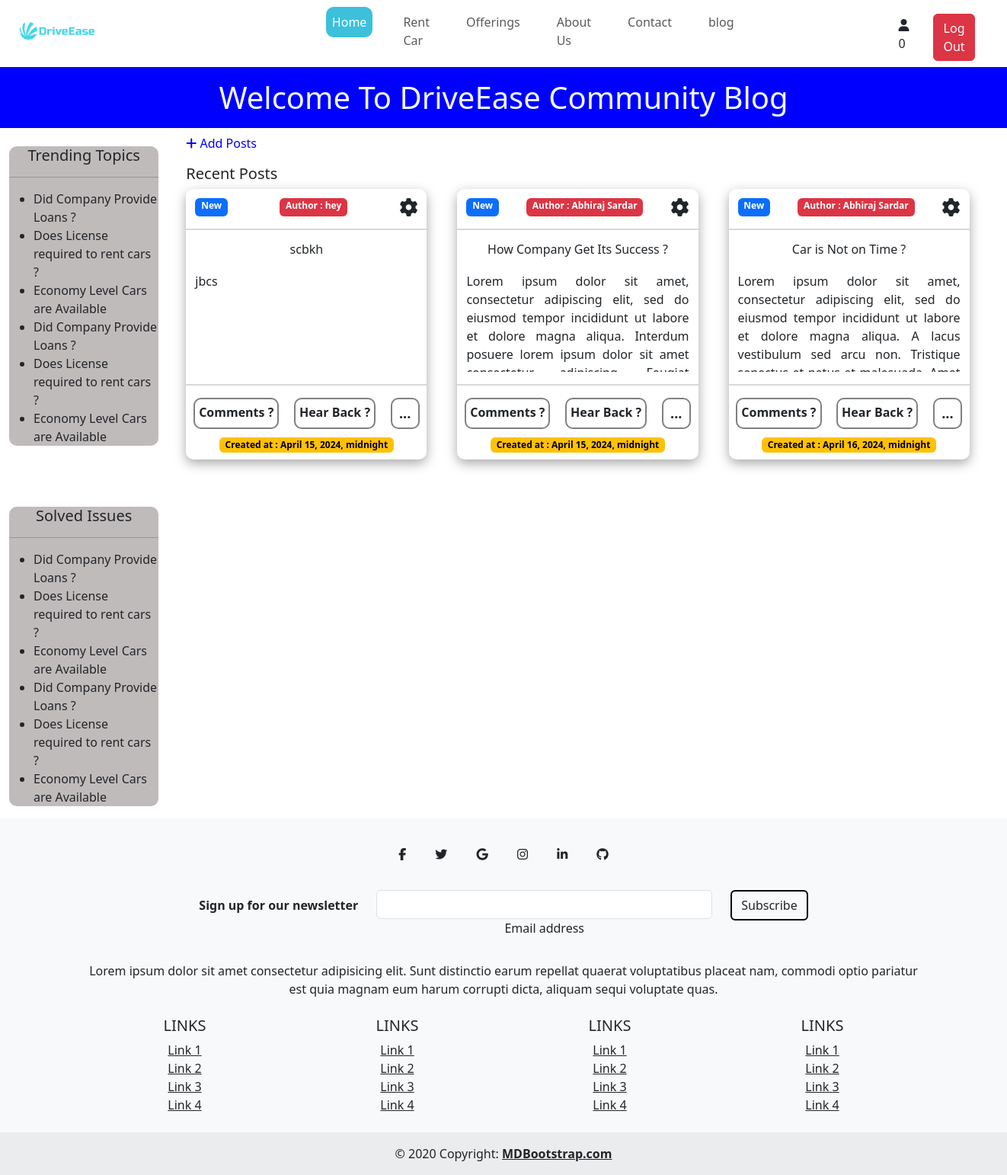
Page /user/blog/ on the committed database.
### blog/models.py (models this page shows)
class Blog(models.Model):
    author=models.CharField(max_length=20)
    topic=models.CharField(max_length=50)
    desc=models.CharField(max_length=300)
    today=models.DateTimeField(default=date.today())

### blog/views.py (the view)
# urls.py: path("user/blog/",views.userblog,name="userblog")
def userblog(request):
    user=context.username
    posts=Blog.objects.all()
    posts_list=posts.values()
    return render(request,"blogpost.html",{"userstate":1,"user":user,"posts":posts_list})

### Templates/blogpost.html (shortened to what this page needs)
<!DOCTYPE html>
<html lang="en">
<head>
    {%load static%}
    <link rel="stylesheet" href="{%static 'index1.css'%}">
    <link rel="stylesheet" href="{%static 'blogpost.css'%}">
    <link href="https://cdn.jsdelivr.net/npm/bootstrap@5.3.3/dist/css/bootstrap.min.css" rel="stylesheet"
>
    <link rel="stylesheet" href="https://cdnjs.cloudflare.com/ajax/libs/font-awesome/6.5.2/css/all.min.css"
 />
</head>
<body>
    {% if not userstate%}
      <script>
        location.href="/";
      </script>
    {%else%}
    <nav class="navbar navbar-expand-lg ">
        <div class="container-fluid">
            <img src="{%static 'Logo.png'%}" height="60" width="150" style="margin-bottom: 12px;">
          <div class="collapse navbar-collapse" id="navbarNav">
            <ul class="navbar-nav navbar-content">
                <li class="nav-item item1">
                    <a class="nav-link active " aria-current="page" href="#" style="color: #34c9e7"></a>
                  </li>
              <li class="nav-item home">
                <a class="nav-link active " aria-current="page" href="/userHome" style="color: #fff;background-color:#3dc0da;border-radius:10px;">Home</a>
              </li>
              <li class="nav-item">
                <a class="nav-link" href="/user/rentcar">Rent Car</a>
              </li>
              <li class="nav-item">
                <a class="nav-link" href="/user/offers">Offerings</a>
              </li>
              <li class="nav-item">
                <a class="nav-link" href="/user/about" >About Us</a>
              </li>
              <li class="nav-item">
                <a class="nav-link" href="/user/contact" >Contact</a>
              </li>
              <li class="nav-item">
                <a class="nav-link" href="/user/blog" >blog</a>
              </li>
              <li class="nav-item btn1"style="margin-left:8rem;">
                <a class="nav-link" ></a>
              </li>
              <li class="nav-item login-signup-btns" style="margin-top:12px;">
                <i class="fa-solid fa-user"></i>
                <span>{{user}}</span>
              </li>
              <li class="nav-item" style="margin-top:9px;">
                <a href="/"><button class="btn btn-danger">Log Out</button></a>
              </li>
            </ul>
          </div>
        </div>
      </nav>
      {%endif%}
      {%block content%}
    <header>
        <h1>Welcome To DriveEase Community Blog</h1>
    </header>
    <div class="container-fluid">
        <div class="row">
            <div class="col-2 leftside-trending-topics">
                <div class="trending-posts">
                    <h5 style="text-align: center;">Trending Topics</h5>
                    <hr>
                    <ul>
                        <li>Did Company Provide Loans ?</li>
                        <li>Does License required to rent cars ?</li>
                        <li>Economy Level Cars are Available</li>
                        <li>Did Company Provide Loans ?</li>
                        <li>Does License required to rent cars ?</li>
                        <li>Economy Level Cars are Available</li>
                    </ul>
                </div>
                <div class="solved-issues">
                    <h5 style="text-align: center;">Solved Issues</h5>
                    <hr>
                    <ul>
                        <li>Did Company Provide Loans ?</li>
                        <li>Does License required to rent cars ?</li>
                        <li>Economy Level Cars are Available</li>
                        <li>Did Company Provide Loans ?</li>
                        <li>Does License required to rent cars ?</li>
                        <li>Economy Level Cars are Available</li>
                    </ul>
                </div>
            </div>
            <div class="col-10 posts">
                <div class="container post-actions">
                    <span data-bs-toggle="modal" data-bs-target="#exampleModal"> <i class="fa-solid fa-plus"></i> Add
                        Posts</span>
                </div>
                <div class="container all-posts">
                    <h5>Recent Posts</h5>
                    <div class="post-list">
                        {% for post in posts %}
                        <div class="postcard">
                            <div class="post-header">
                                <span class="badge text-bg-primary">New</span>
                                <span class="badge text-bg-danger">Author : {{post.author}}</span>
                                <i class="fa-solid fa-gear"></i>
                            </div>
                            <hr style="border:1px solid rgb(107, 105, 105);">
                            <div class="post-body">
                                <h6 style="text-align: center;">{{post.topic}}</h6>
                                <p>{{post.desc}}</p>
                            </div>
                            <hr style="border:1px solid rgb(107, 105, 105);">
                            <div class="post-questions">
                                <span class="q1">Comments ?</span>
                                <span class="q1">Hear Back ?</span>
                                <span class="q1">...</span>
                            </div>
                            <div class="post-date" style="text-align: center;"><span
                                    class="badge text-bg-warning">Created at : {{post.today}}</span></div>
                        </div>
                        {% endfor %}
                    </div>
                </div>
            </div>
        </div>
    </div>
    {%endblock%}
    <footer class="bg-body-tertiary text-center " >
        <div class="container p-4">
          <section class="mb-4">
            <a data-mdb-ripple-init class="btn btn-outline btn-floating m-1" href="#!" role="button"
              ><i class="fab fa-facebook-f"></i
            ></a>
            <a data-mdb-ripple-init class="btn btn-outline btn-floating m-1" href="#!" role="button"
              ><i class="fab fa-twitter"></i
            ></a>
            <a data-mdb-ripple-init class="btn btn-outline btn-floating m-1" href="#!" role="button"
              ><i class="fab fa-google"></i
            ></a>
            <a data-mdb-ripple-init class="btn btn-outline btn-floating m-1" href="#!" role="button"
              ><i class="fab fa-instagram"></i
            ></a>
            <a data-mdb-ripple-init class="btn btn-outline btn-floating m-1" href="#!" role="button"
              ><i class="fab fa-linkedin-in"></i
            ></a>
            <a data-mdb-ripple-init class="btn btn-outline btn-floating m-1" href="#!" role="button"
              ><i class="fab fa-github"></i
            ></a>
          </section>
          <section class="">
            <form action="">
              <div class="row d-flex justify-content-center">
                <div class="col-auto">
                  <p class="pt-2">
                    <strong>Sign up for our newsletter</strong>
                  </p>
                </div>
                <div class="col-md-5 col-12">
                  <div data-mdb-input-init class="form-outline mb-4">
                    <input type="email" id="form5Example24" class="form-control" />
                    <label class="form-label" for="form5Example24">Email address</label>
                  </div>
                </div>
                <div class="col-auto">
                  <button data-mdb-ripple-init type="submit" class="btn btn-outline mb-4" style="border:2px solid black;">
                    Subscribe
                  </button>
                </div>
              </div>
            </form>
          </section>
          <section class="mb-4">
            <p>
              Lorem ipsum dolor sit amet consectetur adipisicing elit. Sunt distinctio earum
              repellat quaerat voluptatibus placeat nam, commodi optio pariatur est quia magnam eum
              harum corrupti dicta, aliquam sequi voluptate quas.
            </p>
          </section>
          <section class="">
            <div class="row">
              <div class="col-lg-3 col-md-6 mb-4 mb-md-0">
                <h5 class="text-uppercase">Links</h5>
                <ul class="list-unstyled mb-0">
                  <li>
                    <a class="text-body" href="#!">Link 1</a>
                  </li>
                  <li>
                    <a class="text-body" href="#!">Link 2</a>
                  </li>
                  <li>
                    <a class="text-body" href="#!">Link 3</a>
                  </li>
                  <li>
                    <a class="text-body" href="#!">Link 4</a>
                  </li>
                </ul>
              </div>
              <div class="col-lg-3 col-md-6 mb-4 mb-md-0">
                <h5 class="text-uppercase">Links</h5>
                <ul class="list-unstyled mb-0">
                  <li>
                    <a class="text-body" href="#!">Link 1</a>
                  </li>
                  <li>
                    <a class="text-body" href="#!">Link 2</a>
                  </li>
                  <li>
                    <a class="text-body" href="#!">Link 3</a>
                  </li>
                  <li>
                    <a class="text-body" href="#!">Link 4</a>
                  </li>
                </ul>
              </div>
              <div class="col-lg-3 col-md-6 mb-4 mb-md-0">
                <h5 class="text-uppercase">Links</h5>
                <ul class="list-unstyled mb-0">
                  <li>
                    <a class="text-body" href="#!">Link 1</a>
                  </li>
                  <li>
                    <a class="text-body" href="#!">Link 2</a>
                  </li>
                  <li>
                    <a class="text-body" href="#!">Link 3</a>
                  </li>
                  <li>
                    <a class="text-body" href="#!">Link 4</a>
                  </li>
                </ul>
              </div>
              <div class="col-lg-3 col-md-6 mb-4 mb-md-0">
                <h5 class="text-uppercase">Links</h5>
                <ul class="list-unstyled mb-0">
                  <li>
                    <a class="text-body" href="#!">Link 1</a>
                  </li>
                  <li>
                    <a class="text-body" href="#!">Link 2</a>
                  </li>
                  <li>
                    <a class="text-body" href="#!">Link 3</a>
                  </li>
                  <li>
                    <a class="text-body" href="#!">Link 4</a>
                  </li>
                </ul>
              </div>
            </div>
          </section>
        </div>
        <div class="text-center p-3" style="background-color: rgba(0, 0, 0, 0.05);">
          © 2020 Copyright:
          <a class="text-reset fw-bold" href="https://mdbootstrap.com/">MDBootstrap.com</a>
        </div>
      </footer>
</body>
</html>

### static/index1.css (style rules this page uses)
* { margin:0; padding: 0; }
.item1 { margin-left: 15rem; }
.navbar-content li { margin-right: 2rem; }
.btn1 { margin-left: 10rem; }
.login-signup-btns { margin-bottom: 9px; }

### static/blogpost.css (style rules this page uses)
header h1 { text-align: center; background-color: blue; color: aliceblue; padding: 1rem; }
.leftside-trending-topics .trending-posts,.solved-issues { height:auto; margin-top:1rem; border-radius: 10px; background-color: rgb(192, 187, 187); }
.leftside-trending-topics .solved-issues { margin-top: 5rem; }
.posts .post-actions { height:40px; }
.posts .post-actions span { color: blue; cursor: pointer; }
.postcard { height:355px; width: 30%; border-radius: 10px; box-shadow: rgba(0, 0, 0, 0.35) 0px 5px 15px; }
.post-header { display: flex; justify-content: space-between; margin:12px; }
.post-header i { font-size: 24px; }
.post-body { height:170px; overflow: hidden; }
.post-body p { text-align: justify; padding:12px; }
.post-questions { display: flex; justify-content: space-around; margin-bottom: 7px; }
.post-questions .q1 { border:2px solid grey; font-size: 16px; font-weight: bold; padding:5px; border-radius: 10px; }
.post-questions .q1:last-child { font-size: 18px; width:12%; text-align: center; }
.post-list { display: flex; flex-wrap: wrap; gap:2.5rem; }

### rows in the picture
Blog: author "hey", topic "scbkh", desc "jbcs", today "April 15, 2024, midnight"
Blog: author "Abhiraj Sardar", topic "How Company Get Its Success ?", desc "Lorem ipsum dolor sit amet, consectetur adipiscing elit, sed do eiusmod tempor incididunt ut labore et dolore magna aliqua. Interdum posuere lorem ipsum dolor sit amet…", today "April 15, 2024, midnight"
Blog: author "Abhiraj Sardar", topic "Car is Not on Time ?", desc "Lorem ipsum dolor sit amet, consectetur adipiscing elit, sed do eiusmod tempor incididunt ut labore et dolore magna aliqua. A lacus vestibulum sed arcu non. Tristique…", today "April 16, 2024, midnight"

### other values in the picture
{{ user }} "0"
